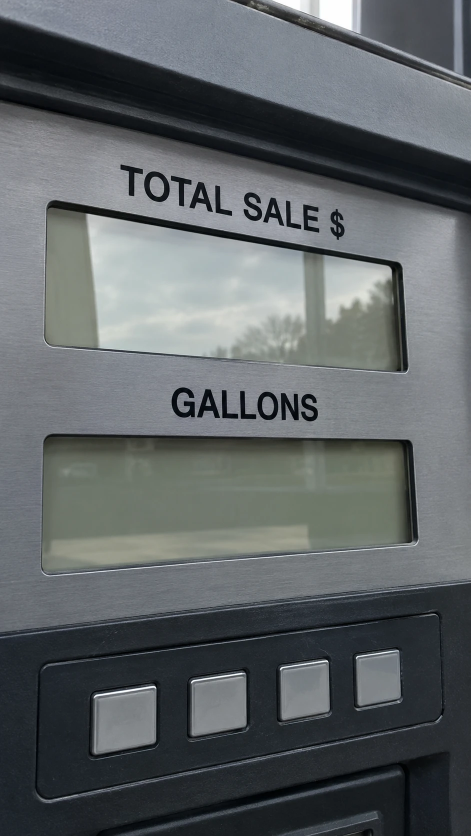
#> input picture ads/glp1-glass/footage/broll/pump_plate.png, 941 x 1672 px (shown at 1/2 size)
$ python pump-counter.py
#> lines starting #> are read from the running program, lines starting #| are printed output that depends on the picture; after the words box and inside, x2 and y2 are one past the last pixel; in counts of white or black regions, pixels touching at a corner belong together
#!/usr/bin/env python3
"""Video 4's B-roll (weathered: grime, scratches, chipped lettering, aged LCD, smudged glass): the client's pump close-up (footage/broll/pump_plate.png, made in ChatGPT, blank LCDs) with coded
seven-segment digits composited INTO its two LCD windows: perspective-matched (homography to each window's corners),
italic LCD slant, unlit "ghost" segments, the plate's glass reflection kept over the digits (multiply + reflection
back on top), focus matched, then a slow handheld drift / focus breathe / grain so it reads as phone footage.
The TOTAL SALE counts up and stops at --stop; GALLONS follows at --ppg dollars per gallon.
  python3 tools/pump-counter.py [--stop 3.4] [--final 48.73] [--dur 5]  -> footage/broll/pump_counter.mp4 (1080x1920, 30 fps)"""
import argparse, os, subprocess, math
import cv2
import numpy as np

ROOT = os.path.dirname(os.path.dirname(os.path.abspath(__file__)))
os.chdir(ROOT)
ap = argparse.ArgumentParser(); ap.add_argument('--stop', type=float, default=3.4); ap.add_argument('--final', type=float, default=48.73)
ap.add_argument('--ppg', type=float, default=3.89); ap.add_argument('--dur', type=float, default=5.0)
ap.add_argument('--still', type=float, default=None, help='write one frame at this time to --out-png instead of the video')
ap.add_argument('--out-png', default=None); a = ap.parse_args()
W, H, FPS = 1080, 1920, 30
plate = cv2.imread('footage/broll/pump_plate.png').astype(np.float32) / 255.0      # 941 x 1672, BGR
PH, PW = plate.shape[:2]
#> PH = 1672; PW = 941
# LCD glass corners in the plate (TL, TR, BR, BL), measured on a pixel grid
WINDOWS = {'sale': np.float32([[104, 412], [792, 534], [802, 736], [100, 688]]),
           'gal': np.float32([[99, 874], [811, 885], [815, 1081], [97, 1140]])}
# ---- wear and grime (client: "more beat up, less polished"). Deterministic: same dirt every frame and every render.
RNG = np.random.default_rng(7)
def _noise(scale, octaves=4):
    out = np.zeros((PH, PW), np.float32); amp = 1.0; tot = 0
    for o in range(octaves):
        s_ = max(2, int(scale / 2 ** o))
        small = RNG.random((PH // s_ + 2, PW // s_ + 2)).astype(np.float32)
        out += amp * cv2.resize(small, (PW, PH), interpolation=cv2.INTER_CUBIC)[:PH, :PW]; tot += amp; amp *= 0.5
    out /= tot; return (out - out.min()) / (out.max() - out.min() + 1e-6)
WIN_MASK = np.zeros((PH, PW), np.float32)
for q in WINDOWS.values(): cv2.fillPoly(WIN_MASK, [q.astype(np.int32)], 1.0, cv2.LINE_AA)
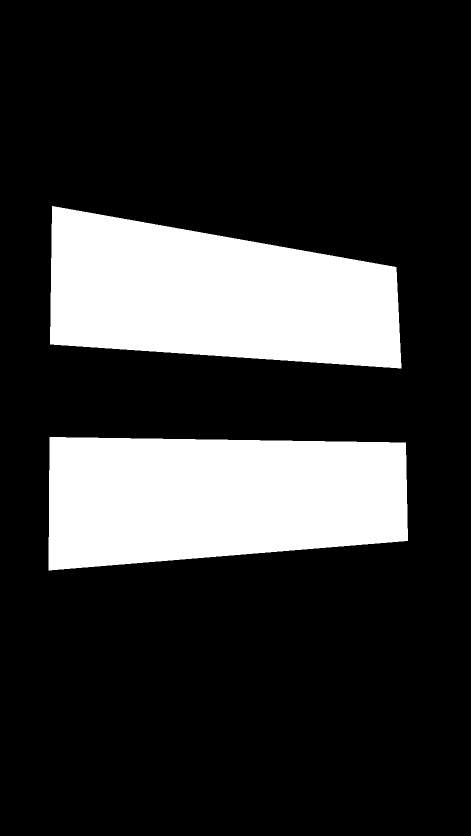
#> WIN_MASK: shape (1672, 941) float32 (shown at 1/2 size); values 0 (black) and 1 (white), 21.2% white; 2 white regions, box (x1, y1, x2, y2) and area: (100, 412, 803, 737) 166786, (97, 874, 816, 1141) 166137
WIN_MASK = cv2.GaussianBlur(WIN_MASK, (0, 0), 1.5)
# grime: blotchy darkening, heavier toward the bottom and edges, and packed into the window recesses
yy, xx = np.mgrid[0:PH, 0:PW].astype(np.float32)
edge = np.clip(np.maximum(np.abs(xx / PW - 0.5) * 2, (yy / PH) ** 1.5) - 0.35, 0, 1)
blotch = np.clip((_noise(220) - 0.45) * 2.2, 0, 1)
recess = np.zeros((PH, PW), np.float32)
for q in WINDOWS.values(): cv2.polylines(recess, [q.astype(np.int32)], True, 1.0, 9, cv2.LINE_AA)
#> recess: shape (1672, 941) float32; values 0 (black) and 1 (white), 2.6% white; 2 white regions, box (x1, y1, x2, y2) and area: (92, 869, 821, 1146) 20748, (95, 407, 808, 742) 20630
recess = cv2.GaussianBlur(recess, (0, 0), 6) * (0.6 + 0.8 * _noise(60))
streak = cv2.resize(RNG.random((6, PW // 7)).astype(np.float32), (PW, PH), interpolation=cv2.INTER_CUBIC)   # vertical run-off stains
streak = np.clip((streak - 0.55) * 2.5, 0, 1) * np.clip((yy - 380) / 900, 0, 1)
speck = cv2.GaussianBlur((RNG.random((PH, PW)) < 0.004 + 0.03 * edge).astype(np.float32), (0, 0), 0.9) * 1.6   # dirt specks, dense at edges
grime = np.clip(0.75 * blotch * _noise(120) + 0.6 * edge * _noise(90) + 0.75 * recess + 0.40 * streak * _noise(40) + 0.5 * speck, 0, 0.85) * (1 - WIN_MASK)
GRIME_COL = np.float32([0.10, 0.15, 0.20])           # brown-grey road dirt (BGR)
#> GRIME_COL = [0.1, 0.15, 0.2]
# scratches and scuffs on the metal: short light and dark strokes, mostly near-horizontal like the brushing
scr = np.zeros((PH, PW), np.float32)
for _ in range(320):
    x0, y0 = RNG.uniform(0, PW), RNG.uniform(0, PH); L = RNG.uniform(8, 90); ang = RNG.normal(0, 0.5) + (np.pi / 2 if RNG.random() < 0.15 else 0)
    cv2.line(scr, (int(x0), int(y0)), (int(x0 + L * np.cos(ang)), int(y0 + L * np.sin(ang))), float(RNG.choice([-1, 1])) * RNG.uniform(0.3, 1), 1, cv2.LINE_AA)
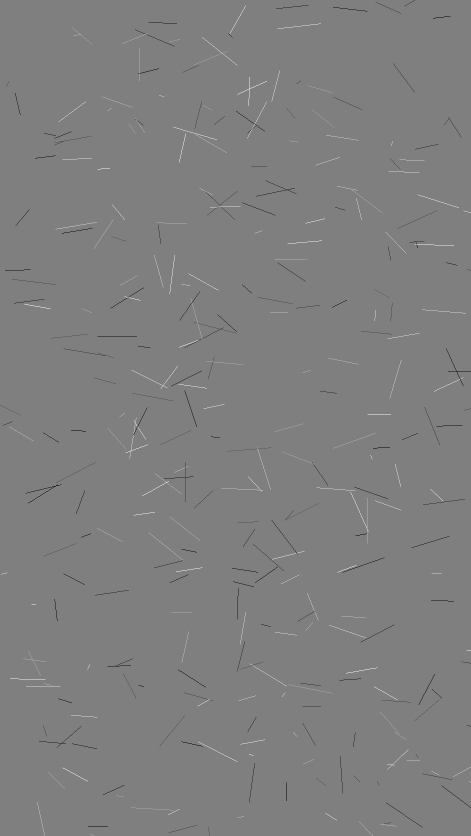
#> scr: shape (1672, 941) float32 (shown at 1/2 size); min -0.995, max 0.989, mean -0.000414; drawn with min black and max white
SCRATCH = cv2.GaussianBlur(scr, (0, 0), 0.7) * (1 - WIN_MASK) * 0.18 * (0.4 + _noise(70))
# chipped lettering: light specks only where the printed letters are dark
lum = plate.mean(axis=2); around = cv2.blur(lum, (31, 31))
letters = ((lum < 0.25) & (around > 0.33)).astype(np.float32) * (yy < 860) * (yy > 300) * (1 - WIN_MASK)
CHIPS = letters * np.clip((_noise(10) - 0.5) * 3, 0, 1)     # worn patches inside the strokes
CHIPS = cv2.GaussianBlur(CHIPS, (0, 0), 0.8)
METAL = cv2.GaussianBlur(cv2.inpaint((plate * 255).astype(np.uint8), (letters * 255).astype(np.uint8), 5, cv2.INPAINT_TELEA), (0, 0), 1).astype(np.float32) / 255
# glass: fingerprint smudges (haze), dust specks, water spots: applied OVER the digits
smudge = np.zeros((PH, PW), np.float32)
for _ in range(14):
    c = (int(RNG.uniform(90, 820)), int(RNG.uniform(420, 1130))); ax = (int(RNG.uniform(18, 40)), int(RNG.uniform(26, 55)))
    cv2.ellipse(smudge, c, ax, RNG.uniform(0, 180), 0, 360, RNG.uniform(0.4, 1.0), -1, cv2.LINE_AA)
smudge = cv2.GaussianBlur(smudge, (0, 0), 10) * (0.5 + _noise(25)) + 0.25 * np.clip(_noise(160) - 0.5, 0, 1)
dust = (RNG.random((PH, PW)) < 0.0007).astype(np.float32) * RNG.random((PH, PW)).astype(np.float32); dust = cv2.GaussianBlur(dust, (0, 0), 1.1) * 2.5
spots = np.zeros((PH, PW), np.float32)
for _ in range(22):
    c = (int(RNG.uniform(100, 810)), int(RNG.uniform(415, 1140))); r = int(RNG.uniform(4, 13))
    cv2.circle(spots, c, r, RNG.uniform(0.4, 0.9), 1, cv2.LINE_AA)
spots = cv2.GaussianBlur(spots, (0, 0), 1.0)
gscr = np.zeros((PH, PW), np.float32)                         # hairline scratches in the glass
for _ in range(70):
    x0, y0 = RNG.uniform(100, 810), RNG.uniform(420, 1140); L = RNG.uniform(15, 120); ang = RNG.uniform(0, np.pi)
    cv2.line(gscr, (int(x0), int(y0)), (int(x0 + L * np.cos(ang)), int(y0 + L * np.sin(ang))), RNG.uniform(0.4, 1), 1, cv2.LINE_AA)
gscr = cv2.GaussianBlur(gscr, (0, 0), 0.5)
GLASS = np.clip(0.6 * smudge + 0.45 * dust + 0.3 * spots + 0.35 * gscr, 0, 0.7) * WIN_MASK
LCD_AGE = np.float32([0.86, 0.97, 1.0])            # aged LCD: slightly yellowed (BGR multiplier)
#> LCD_AGE = [0.86, 0.97, 1]
plate = plate * (1 - grime[..., None]) + GRIME_COL * grime[..., None]
plate = plate * (1 - 0.9 * CHIPS[..., None]) + METAL * 0.9 * CHIPS[..., None]
plate = plate + SCRATCH[..., None]
plate = plate * (1 - WIN_MASK[..., None]) + plate * LCD_AGE * WIN_MASK[..., None]
# sticker-glue residue: a torn, yellowed rectangle where a sticker was peeled off (beside GALLONS)
res = np.zeros((PH, PW), np.float32)
cv2.fillPoly(res, [np.int32([[668, 778], [828, 766], [836, 846], [662, 858]])], 1.0, cv2.LINE_AA)   # slightly skewed, torn
#> res: shape (1672, 941) float32; values 0 (black) and 1 (white), 0.87% white; 1 white region, box (x1, y1, x2, y2) and area: (662, 766, 837, 859) 13615
edge_n = cv2.GaussianBlur(res, (0, 0), 9); res = res * (_noise(18) > 0.42) * (edge_n + 0.25 * _noise(6) > 0.62)
#> after the loop in _noise (call 10), `for o in range(octaves):`:
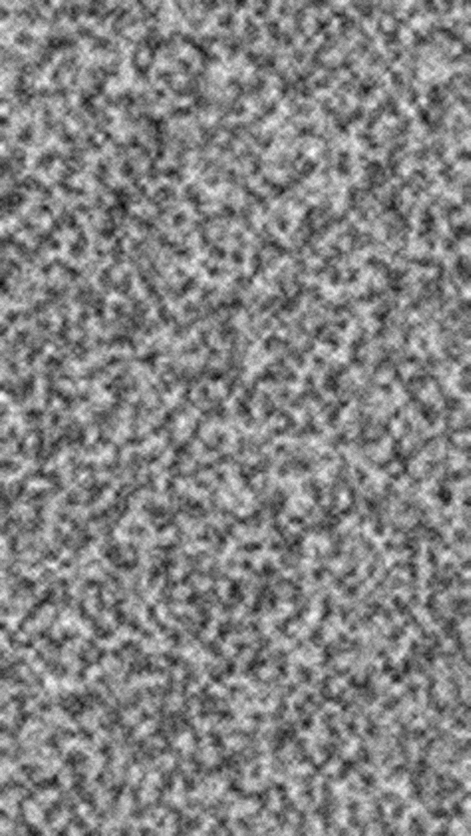
#> out: shape (1672, 941) float32 (shown at 1/2 size); min -0.131, max 1.93, mean 0.94; drawn with min black and max white
#> after the loop in _noise (call 10), `for o in range(octaves):`:
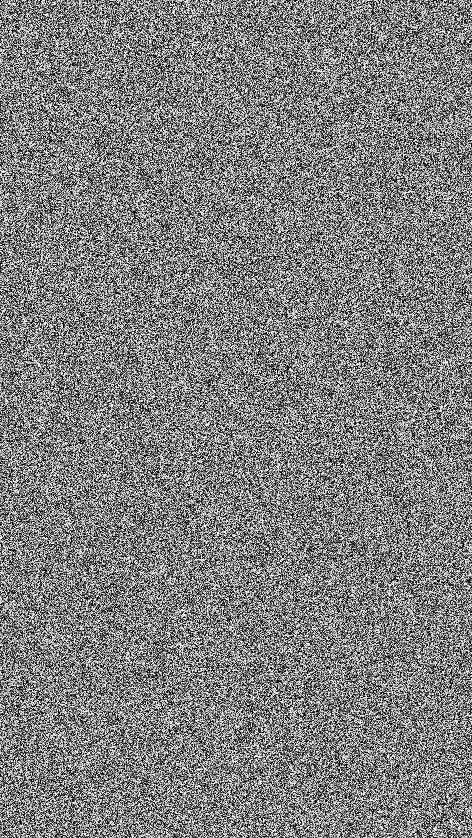
#> small: shape (838, 472) float32; min 1.01e-05, max 1, mean 0.501
#> after the loop in _noise (call 11), `for o in range(octaves):`:
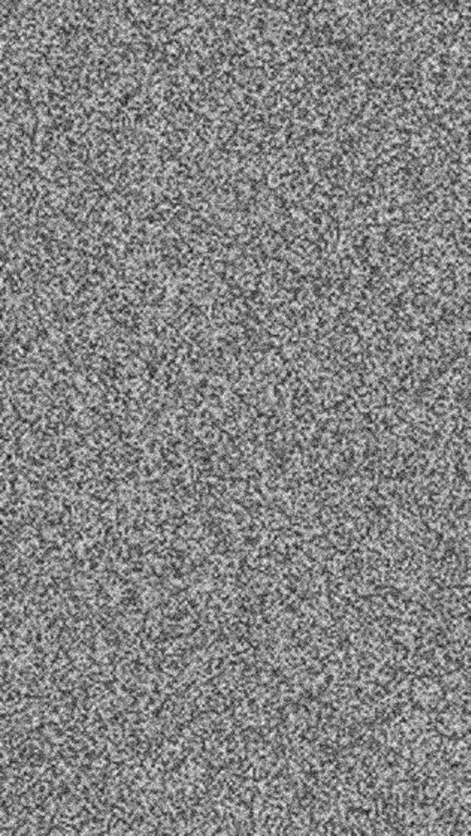
#> out: shape (1672, 941) float32 (shown at 1/2 size); min -0.139, max 1.93, mean 0.937; drawn with min black and max white
#> after the loop in _noise (call 11), `for o in range(octaves):`:
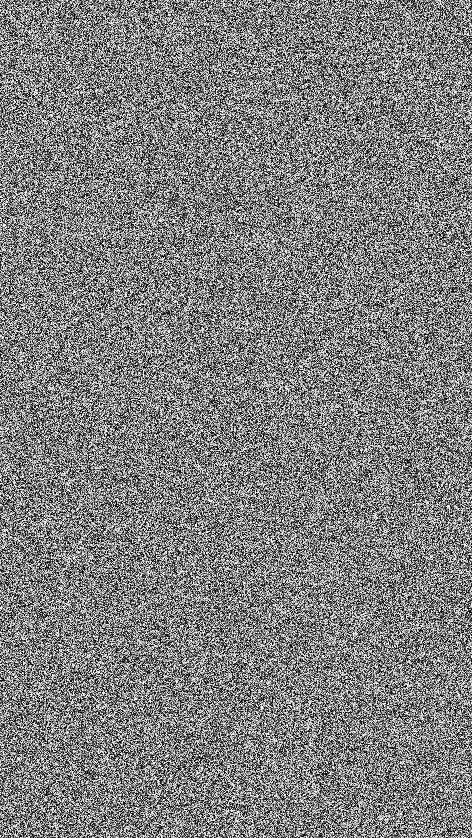
#> small: shape (838, 472) float32; min 3.8e-07, max 1, mean 0.5
res = cv2.GaussianBlur(res, (0, 0), 1.4) * (1 - WIN_MASK)
plate = plate * (1 - 0.40 * res[..., None]) + np.float32([0.52, 0.62, 0.66]) * 0.40 * res[..., None]
plate = np.clip(plate * 0.95 + 0.015, 0, 1)        # flatter: weathered, not showroom
SEG = {'0': 'abcdef', '1': 'bc', '2': 'abged', '3': 'abgcd', '4': 'fgbc', '5': 'afgcd', '6': 'afgedc', '7': 'abc', '8': 'abcdefg', '9': 'abcdfg'}
FW, FH = 1400, 560        # flat LCD canvas per window

def lcd_mask(text):
    """Flat canvas: 1.0 = lit segment, 0.055 = unlit ghost segment, 0 = glass. Italic slant like real pump LCDs."""
    m = np.zeros((FH, FW), np.float32)
    n = len([c for c in text if c != '.'])
    mx, my = 120, 95; dw = (FW - 2 * mx) / n; dh = FH - 2 * my; t = dw * 0.15; x = mx
    for c in text:
        if c == '.':
            cv2.circle(m, (int(x - dw * 0.06), int(my + dh - t * 0.5)), int(t * 0.55), 1.0, -1, cv2.LINE_AA); continue
        x0, w_ = x + dw * 0.14, dw * 0.66; on = SEG.get(c, '')
        segs = {'a': ((x0 + t, my), (x0 + w_ - t, my + t)), 'g': ((x0 + t, my + dh / 2 - t / 2), (x0 + w_ - t, my + dh / 2 + t / 2)),
                'd': ((x0 + t, my + dh - t), (x0 + w_ - t, my + dh)), 'f': ((x0, my + t), (x0 + t, my + dh / 2 - t * 0.3)),
                'b': ((x0 + w_ - t, my + t), (x0 + w_, my + dh / 2 - t * 0.3)), 'e': ((x0, my + dh / 2 + t * 0.3), (x0 + t, my + dh - t)),
                'c': ((x0 + w_ - t, my + dh / 2 + t * 0.3), (x0 + w_, my + dh - t))}
        for s_, (p0, p1) in segs.items():
            cv2.rectangle(m, (int(p0[0]), int(p0[1])), (int(p1[0]), int(p1[1])), 1.0 if s_ in on else 0.055, -1, cv2.LINE_AA)
        x += dw
    shear = np.float32([[1, -0.10, 0.10 * FH * 0.6], [0, 1, 0]])                      # forward italic slant
    m = cv2.warpAffine(m, shear, (FW, FH), flags=cv2.INTER_LINEAR)
    return cv2.GaussianBlur(m, (0, 0), 1.2)

HOMS = {k: cv2.getPerspectiveTransform(np.float32([[0, 0], [FW, 0], [FW, FH], [0, FH]]), q) for k, q in WINDOWS.items()}
REFL = np.clip(cv2.GaussianBlur(plate, (0, 0), 3) - 0.55, 0, 1)                     # the bright reflection in the glass
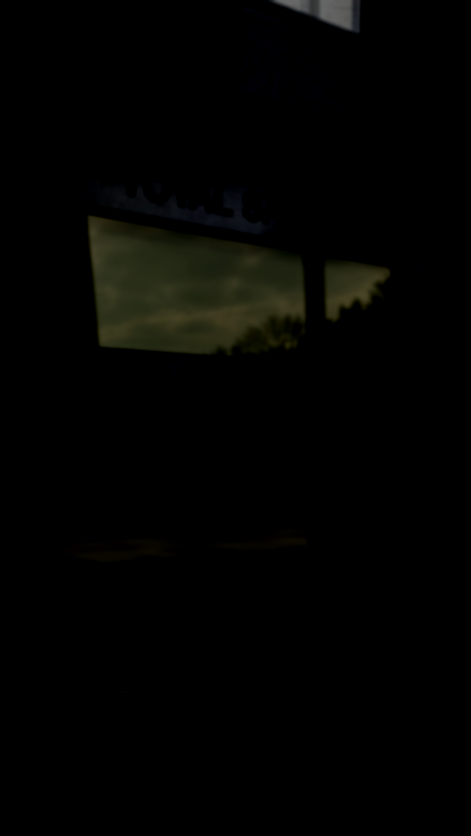
#> REFL: shape (1672, 941, 3) float32 (shown at 1/2 size); mean B, G, R 0.00736, 0.0128, 0.0122

def composite(sale, gal):
    out = plate.copy()
    for key, txt in (('sale', sale), ('gal', gal)):
        m = cv2.warpPerspective(lcd_mask(txt), HOMS[key], (PW, PH), flags=cv2.INTER_LINEAR)
        m = cv2.GaussianBlur(m, (0, 0), 0.9)[..., None]                               # focus matched to the plate
        ink = np.float32([0.10, 0.11, 0.10])                                          # near-black LCD segment (BGR)
        out = out * (1 - 0.92 * m) + ink * 0.92 * m
        out = out + REFL * m * 0.45                                                    # reflection stays on top of the digits
    out = out + (0.85 - out) * GLASS[..., None]                                      # smudges / dust / spots over the digits
    return np.clip(out, 0, 1)

def frame(t):
    v = a.final * min(1.0, t / a.stop) ** 0.92 if t < a.stop else a.final
    img = composite(f'{v:6.2f}', f'{v / a.ppg:6.3f}')
    s = 1.25 + 0.010 * math.sin(t * 0.9)                                               # slight push and breathe
    cx = PW / 2 + 9 * math.sin(t * 1.3) + 4 * math.sin(t * 3.1); cy = PH * 0.40 + 7 * math.cos(t * 1.1)
    k = s * W / PW
    M = np.float32([[k, 0, W / 2 - k * cx], [0, k, H / 2 - k * cy]])
    f = cv2.warpAffine(img, M, (W, H), flags=cv2.INTER_CUBIC, borderMode=cv2.BORDER_REFLECT)
    f = f + np.random.normal(0, 0.018, f.shape).astype(np.float32)                    # sensor grain
    return (np.clip(f, 0, 1) * 255).astype(np.uint8)

if a.still is not None:
    cv2.imwrite(a.out_png, frame(a.still)); raise SystemExit
n = int(a.dur * FPS)
#> (the run stopped early here; a loop or call above may not have finished)
